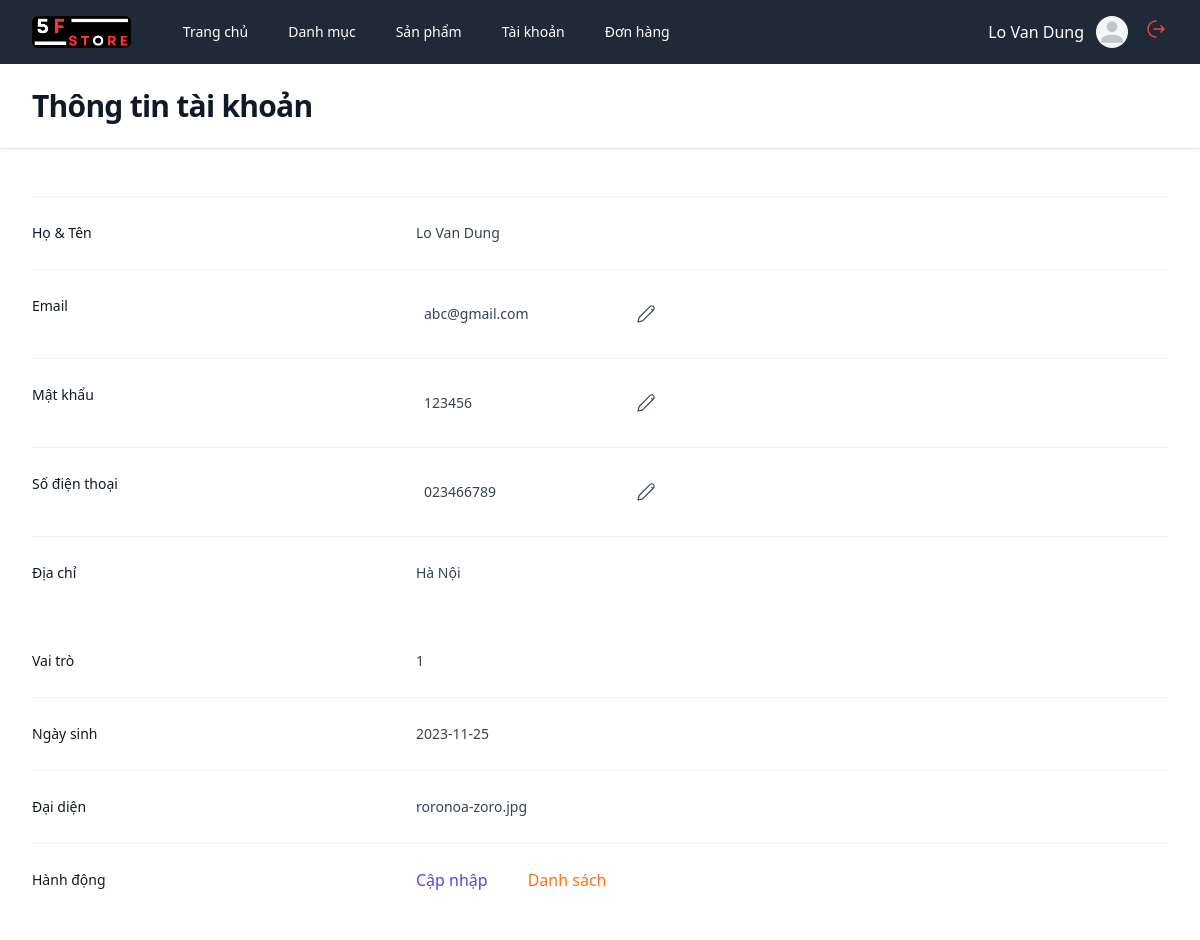
/admin?act=detail-account&id=1 (signed in), run on the app's committed database.
### tables this page shows
CREATE TABLE `users` (
  `id` int(10) NOT NULL,
  `email` varchar(200) NOT NULL,
  `tell` varchar(13) NOT NULL,
  `full_name` varchar(200) NOT NULL,
  `password` varchar(200) NOT NULL,
  `address` varchar(200) NOT NULL,
  `birthday` varchar(50) NOT NULL,
  `avatar` varchar(200) NOT NULL,
  `role` int(10) NOT NULL DEFAULT 0,
  `is_deleted` tinyint(1) NOT NULL DEFAULT 0
);

### core.php (called while the page is built, shortened)
<?php
function viewAdmin($view, $values = [])
{
    return include("../views/admin/$view.php");
}
class Req
{
    public function __construct(
        Categories $categoriesService,
        Products $productsService,
        Users $usersService,
        Vouchers $vouchersService,
        CartsDetail $cartsService,
        Bills $billsService,
        ProductsBill $productsBillService,
        ProductDetail $productsDetailService,
        Images $imagesService,
        Reviews $reviewsService
    ) {
        $this->usersService = $usersService;
    }
}

### controllers/admin/AccountsController.php (called while the page is built, shortened)
<?php
function controller_detail_account(Req $req)
{
    if (isset($_GET['id'])) {
        $id = $_GET['id'];
        $account = $req->usersService->findOne($id);
    }
    return viewAdmin('detailAccount', ['account' => $account]);
}

### admin/index.php (called while the page is built, shortened)
<?php
function bootstrap()
{
    include("./routes.php");
    include("../database/service.php");
    include("../models/categories.php");
    include("../models/products.php");
    include("../models/users.php");
    include("../models/vouchers.php");
    include("../models/cartsDetail.php");
    include("../models/bills.php");
    include("../models/productsBill.php");
    include("../models/productsDetail.php");
    include("../models/images.php");
    include("../models/reviews.php");
    $role = $_SESSION["user"]["role"];
    $req = new Req(
        $categories,
        $products,
        $users,
        $vouchers,
        $cartsDetail,
        $bills,
        $productsBill,
        $productsDetail,
        $images,
        $reviews,
    );
    if (!isset($_GET['act'])) $act = check_path('');
    else $act = check_path($_GET['act']);
    foreach ($routes as $route) {
        if ($act == $route['path'] && $role >= 1 && $role <= 2) {
            return $route['view']($req);
        }
    }
}
bootstrap();

### database/service.php (called while the page is built, shortened)
<?php
include("database.php");
class ServicePdo
{
    protected $pdo;
    protected $dbName;
    public function __construct($nameDB)
    {
        $this->dbName = $nameDB;
        $this->pdo = connect();
    }
    public function findOne($id)
    {
        try {
            $dbName = $this->dbName;
            $sql = "SELECT * FROM $dbName WHERE ID = $id";
            return $this->pdo->query($sql)->fetch();
        } catch (\Throwable $th) {
            return $th;
        }
    }
}

### database/database.php (called while the page is built)
<?php
function connect()
{
    try {
        $connect =  new PDO("mysql:host=localhost; dbname=project", "root", "123456789");
        $connect->setAttribute(PDO::ATTR_ERRMODE, PDO::ERRMODE_EXCEPTION);
        return $connect;
    } catch (PDOException $e) {
        echo $e->getMessage();
        throw $e;
    }
}

### views/admin/detailAccount.php (the view, shortened to what this page needs)
<!DOCTYPE html>
<html lang="en">
<head>
    <script src="https://cdn.tailwindcss.com"></script>
    <link rel="stylesheet" href="/asset/css/style.css">
</head>
<body>
    <div class="min-h-full">
        <?php include('partials/header.php') ?>
        <header class="bg-white shadow">
            <div class="mx-auto max-w-7xl px-4 py-6 sm:px-6 lg:px-8">
                <h1 class="text-3xl font-bold tracking-tight text-gray-900">Thông tin tài khoản</h1>
            </div>
        </header>
        <main class="mx-auto max-w-7xl py-6 sm:px-6 lg:px-8">
            <div>
                <form action="" method="POST">
                    <div class="mt-6 border-t border-gray-100">
                        <dl class="divide-y divide-gray-100">
                            <div class="px-4 py-6 sm:grid sm:grid-cols-3 sm:gap-4 sm:px-0">
                                <dt class="text-sm font-medium leading-6 text-gray-900">Họ & Tên</dt>
                                <dd class="mt-1 text-sm leading-6 text-gray-700 sm:col-span-2 sm:mt-0">
                                    <p>
                                        <?= $full_name ?>
                                    </p>
                                </dd>
                            </div>
                            <div class="px-4 py-6 sm:grid sm:grid-cols-3 sm:gap-4 sm:px-0">
                                <dt class="text-sm font-medium leading-6 text-gray-900">Email</dt>
                                <dd class="mt-1 text-sm leading-6 text-gray-700 sm:col-span-2 sm:mt-0 flex">
                                    <input name="email" class="bg-white pl-2 pointer-events-none" type="text"
                                        value="<?= $email ?>">
                                    <div class="p-2 cursor-pointer hover:text-indigo-600" id="edit-input">
                                        <svg xmlns="http://www.w3.org/2000/svg" width="24" height="24"
                                            viewBox="0 0 21 21">
                                            <path fill="none" stroke="currentColor" stroke-linecap="round"
                                                stroke-linejoin="round"
                                                d="M17 4a2.121 2.121 0 0 1 0 3l-9.5 9.5l-4 1l1-3.944l9.504-9.552a2.116 2.116 0 0 1 2.864-.125zm-1.5 2.5l1 1" />
                                        </svg>
                                    </div>
                                </dd>
                            </div>
                            <div class="px-4 py-6 sm:grid sm:grid-cols-3 sm:gap-4 sm:px-0">
                                <dt class="text-sm font-medium leading-6 text-gray-900">Mật khẩu</dt>
                                <dd class="mt-1 text-sm leading-6 text-gray-700 sm:col-span-2 sm:mt-0 flex">
                                    <input name="password" class="bg-white pl-2 pointer-events-none" type="text"
                                        value="<?= $password ?>">
                                    <div class="p-2 cursor-pointer hover:text-indigo-600" id="edit-input">
                                        <svg xmlns="http://www.w3.org/2000/svg" width="24" height="24"
                                            viewBox="0 0 21 21">
                                            <path fill="none" stroke="currentColor" stroke-linecap="round"
                                                stroke-linejoin="round"
                                                d="M17 4a2.121 2.121 0 0 1 0 3l-9.5 9.5l-4 1l1-3.944l9.504-9.552a2.116 2.116 0 0 1 2.864-.125zm-1.5 2.5l1 1" />
                                        </svg>
                                    </div>
                                </dd>
                            </div>
                            <div class="px-4 py-6 sm:grid sm:grid-cols-3 sm:gap-4 sm:px-0">
                                <dt class="text-sm font-medium leading-6 text-gray-900">Số điện thoại</dt>
                                <dd class="mt-1 text-sm leading-6 text-gray-700 sm:col-span-2 sm:mt-0 flex">
                                    <input name="tell" class="bg-white pl-2 pointer-events-none" type="text"
                                        value="<?= $tell ?>">
                                    <div class="p-2 cursor-pointer hover:text-indigo-600" id="edit-input">
                                        <svg xmlns="http://www.w3.org/2000/svg" width="24" height="24"
                                            viewBox="0 0 21 21">
                                            <path fill="none" stroke="currentColor" stroke-linecap="round"
                                                stroke-linejoin="round"
                                                d="M17 4a2.121 2.121 0 0 1 0 3l-9.5 9.5l-4 1l1-3.944l9.504-9.552a2.116 2.116 0 0 1 2.864-.125zm-1.5 2.5l1 1" />
                                        </svg>
                                    </div>
                                </dd>
                            </div>
                            <div class="px-4 py-6 sm:grid sm:grid-cols-3 sm:gap-4 sm:px-0">
                                <dt class="text-sm font-medium leading-6 text-gray-900">Địa chỉ</dt>
                                <dd class="mt-1 text-sm leading-6 text-gray-700 sm:col-span-2 sm:mt-0">
                                    <p>
                                        <?= $address ?>
                                    </p>
                                    <div class="px-4 py-6 sm:grid sm:grid-cols-3 sm:gap-4 sm:px-0">
                                <dt class="text-sm font-medium leading-6 text-gray-900">Vai trò</dt>
                                <dd class="mt-1 text-sm leading-6 text-gray-700 sm:col-span-2 sm:mt-0">
                                    <p>
                                        <?= $role ?>
                                    </p>
                                </dd>
                            </div>
                            <div class="px-4 py-6 sm:grid sm:grid-cols-3 sm:gap-4 sm:px-0">
                                <dt class="text-sm font-medium leading-6 text-gray-900">Ngày sinh</dt>
                                <dd class="mt-1 text-sm leading-6 text-gray-700 sm:col-span-2 sm:mt-0">
                                    <p>
                                        <?= $birthday ?>
                                    </p>
                                </dd>
                            </div>
                            <div class="px-4 py-6 sm:grid sm:grid-cols-3 sm:gap-4 sm:px-0">
                                <dt class="text-sm font-medium leading-6 text-gray-900">Đại diện</dt>
                                <dd class="mt-1 text-sm leading-6 text-gray-700 sm:col-span-2 sm:mt-0">
                                    <p>
                                        <?= $avatar ?>
                                    </p>
                                </dd>
                            </div>
                            <div class="px-4 py-6 sm:grid sm:grid-cols-3 sm:gap-4 sm:px-0">
                                <dt class="text-sm font-medium leading-6 text-gray-900">Hành động</dt>
                                <dd class="mt-2 text-sm text-gray-900 sm:col-span-2 sm:mt-0 flex gap-10">
                                    <button name="update" type="submit"
                                        class="text-base text-indigo-600 font-medium hover:underline underline-offset-2">Cập
                                        nhập</button>
                                    <a href="?act=accounts"
                                        class="text-base text-orange-500 font-medium hover:underline underline-offset-2">Danh
                                        sách</a>
                                </dd>
                            </div>
                        </dl>
                    </div>
                </form>
            </div>
        </main>
    </div>
</body>
</html>

### asset/css/style.css (style rules this page uses)
html { line-height: 1.5; -webkit-text-size-adjust: 100%; -moz-tab-size: 4; -o-tab-size: 4; tab-size: 4; font-family: ui-sans-serif, system-ui, -apple-system, BlinkMacSystemFont, "Segoe UI", Roboto, "Helvetica Neue", Arial, "Noto Sans", sans-serif, "Apple Color Emoji", "Segoe UI Emoji", "Segoe UI Symbol", "Noto Color Emoji"; font-feature-settings: normal; font-variation-settings: normal; }
body { margin: 0; line-height: inherit; }
h1, h2, h3, h4, h5, h6 { font-size: inherit; font-weight: inherit; }
a { color: inherit; text-decoration: inherit; }
button, input, optgroup, select, textarea { font-family: inherit; font-feature-settings: inherit; font-variation-settings: inherit; font-size: 100%; font-weight: inherit; line-height: inherit; color: inherit; margin: 0; padding: 0; }
button, select { text-transform: none; }
button, [type='button'], [type='reset'], [type='submit'] { -webkit-appearance: button; background-color: transparent; background-image: none; }
blockquote, dl, dd, h1, h2, h3, h4, h5, h6, hr, figure, p, pre { margin: 0; }
input::placeholder, textarea::placeholder { opacity: 1; color: #9ca3af; }
button, [role="button"] { cursor: pointer; }
img, svg, video, canvas, audio, iframe, embed, object { display: block; vertical-align: middle; }
.pointer-events-none { pointer-events: none; }
.mx-auto { margin-left: auto; margin-right: auto; }
.mt-1 { margin-top: 0.25rem; }
.mt-2 { margin-top: 0.5rem; }
.mt-6 { margin-top: 1.5rem; }
.flex { display: flex; }
.min-h-full { min-height: 100%; }
.max-w-7xl { max-width: 80rem; }
.cursor-pointer { cursor: pointer; }
.gap-10 { gap: 2.5rem; }
.divide-y > :not([hidden]) ~ :not([hidden]) { --tw-divide-y-reverse: 0; border-top-width: calc(1px * calc(1 - var(--tw-divide-y-reverse))); border-bottom-width: calc(1px * var(--tw-divide-y-reverse)); }
.divide-gray-100 > :not([hidden]) ~ :not([hidden]) { --tw-divide-opacity: 1; border-color: rgb(243 244 246 / var(--tw-divide-opacity)); }
.border-t { border-top-width: 1px; }
.border-gray-100 { --tw-border-opacity: 1; border-color: rgb(243 244 246 / var(--tw-border-opacity)); }
.bg-white { --tw-bg-opacity: 1; background-color: rgb(255 255 255 / var(--tw-bg-opacity)); }
.p-2 { padding: 0.5rem; }
.px-4 { padding-left: 1rem; padding-right: 1rem; }
.py-6 { padding-top: 1.5rem; padding-bottom: 1.5rem; }
.pl-2 { padding-left: 0.5rem; }
.text-3xl { font-size: 1.875rem; line-height: 2.25rem; }
.text-base { font-size: 1rem; line-height: 1.5rem; }
.text-sm { font-size: 0.875rem; line-height: 1.25rem; }
.font-bold { font-weight: 700; }
.font-medium { font-weight: 500; }
.leading-6 { line-height: 1.5rem; }
.tracking-tight { letter-spacing: -0.025em; }
.text-gray-700 { --tw-text-opacity: 1; color: rgb(55 65 81 / var(--tw-text-opacity)); }
.text-gray-900 { --tw-text-opacity: 1; color: rgb(17 24 39 / var(--tw-text-opacity)); }
.text-indigo-600 { --tw-text-opacity: 1; color: rgb(79 70 229 / var(--tw-text-opacity)); }
.text-orange-500 { --tw-text-opacity: 1; color: rgb(249 115 22 / var(--tw-text-opacity)); }
.underline-offset-2 { text-underline-offset: 2px; }
.shadow { --tw-shadow: 0 1px 3px 0 rgb(0 0 0 / 0.1), 0 1px 2px -1px rgb(0 0 0 / 0.1); --tw-shadow-colored: 0 1px 3px 0 var(--tw-shadow-color), 0 1px 2px -1px var(--tw-shadow-color); box-shadow: var(--tw-ring-offset-shadow, 0 0 #0000), var(--tw-ring-shadow, 0 0 #0000), var(--tw-shadow); }
@media (min-width: 640px) { .sm\:col-span-2 { grid-column: span 2 / span 2; } }
@media (min-width: 640px) { .sm\:mt-0 { margin-top: 0px; } }
@media (min-width: 640px) { .sm\:grid { display: grid; } }
@media (min-width: 640px) { .sm\:grid-cols-3 { grid-template-columns: repeat(3, minmax(0, 1fr)); } }
@media (min-width: 640px) { .sm\:gap-4 { gap: 1rem; } }
@media (min-width: 640px) { .sm\:px-0 { padding-left: 0px; padding-right: 0px; } }
@media (min-width: 640px) { .sm\:px-6 { padding-left: 1.5rem; padding-right: 1.5rem; } }
@media (min-width: 1024px) { .lg\:px-8 { padding-left: 2rem; padding-right: 2rem; } }

### data on the page
users: full_name "Lo Van Dung", email "abc@gmail.com", password "123456", tell "023466789", address "Hà Nội", role "1", birthday "2023-11-25", avatar "roronoa-zoro.jpg"

### other printed values
$name "Trang chủ"
$name "Danh mục"
$name "Sản phẩm"
$name "Tài khoản"
$name "Đơn hàng"
$_SESSION['user']['full_name'] "Lo Van Dung"
